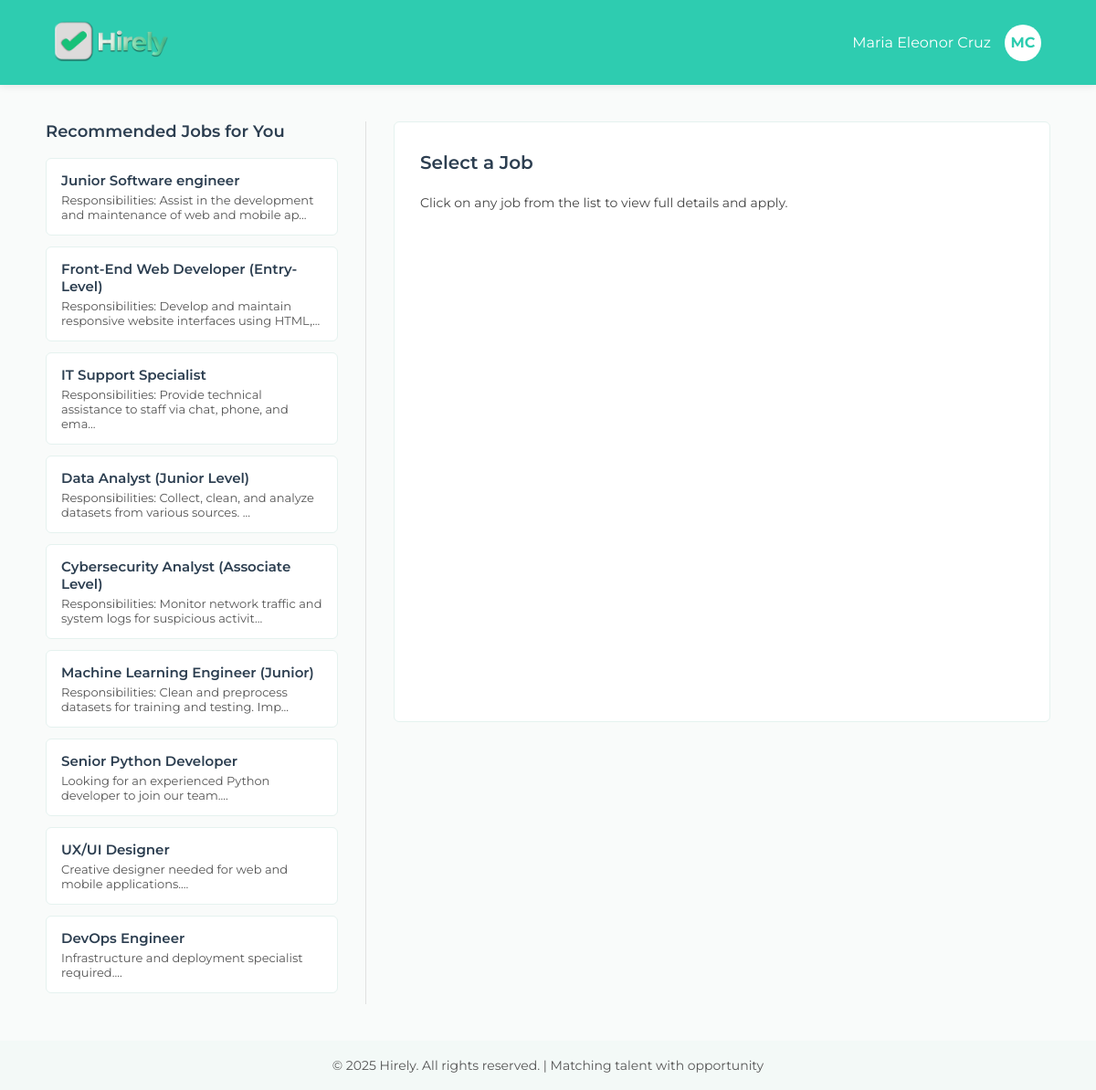
Before: /user_dashboard (signed in) with the older database file.
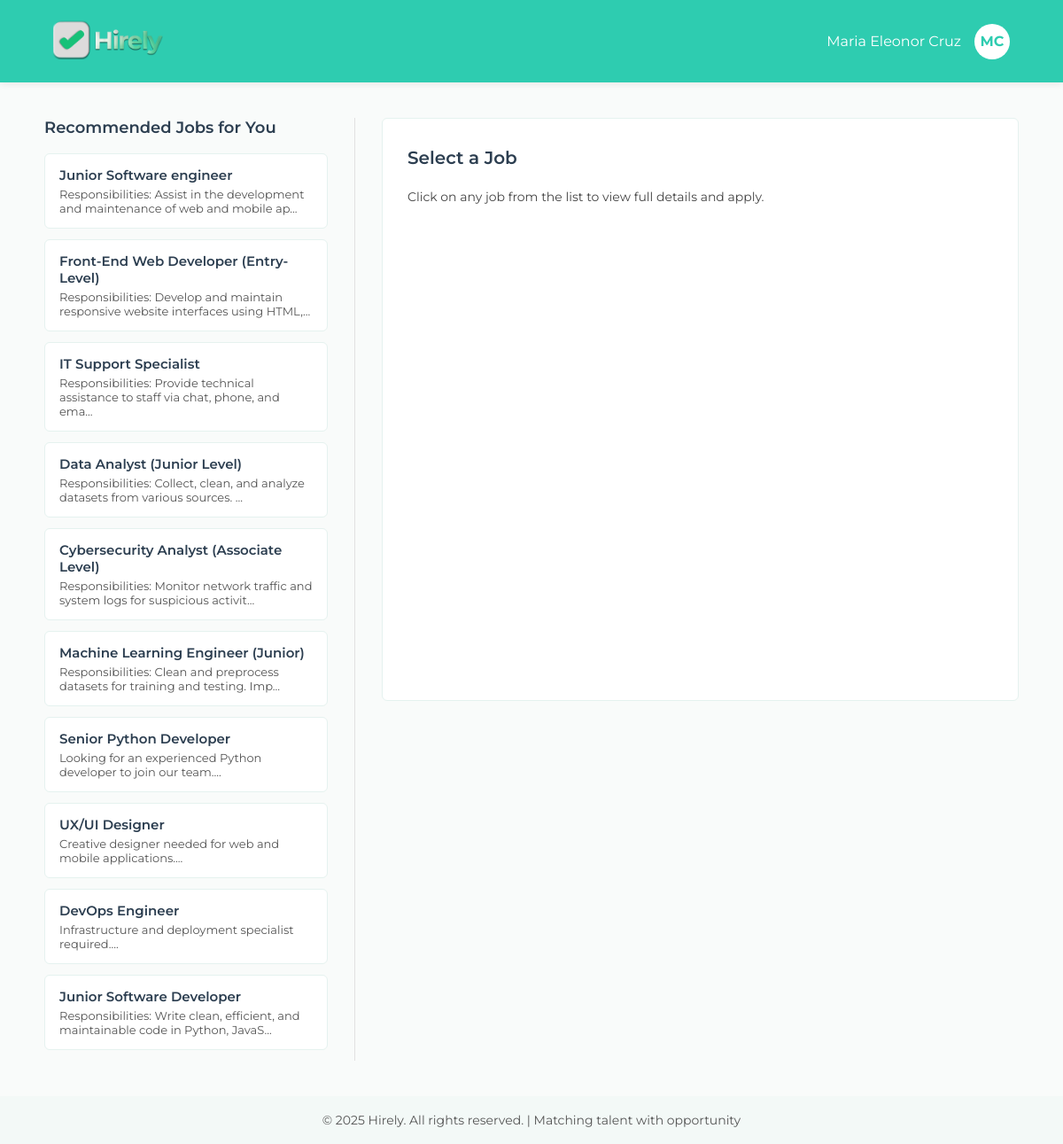
After: the same page with the newer database file.
### app/models.py (models this page shows, shortened)
class Job(db.Model):
    __tablename__ = 'jobs'
    id = db.Column(db.Integer, primary_key=True)
    role = db.Column(db.String(100), nullable=False)
    description = db.Column(db.Text, nullable=False)
    cluster_id = db.Column(db.Integer)
    is_active = db.Column(db.Boolean, default=True)
    created_at = db.Column(db.DateTime, default=datetime.utcnow)
    created_by = db.Column(db.Integer, db.ForeignKey('users.id'), nullable=False)
    applications = db.relationship('Application', backref='job', lazy=True)
    creator = db.relationship('User', backref='jobs_created', lazy=True)

### app/routes/main.py (the view)
@main_bp.route('/user_dashboard')
@secure_route
def user_dashboard():
    user_id = session.get('user_id')
    is_admin = session.get('is_admin')
    if not user_id:
        flash('Please log in to access the dashboard.', 'error')
        return redirect('/login')
    if is_admin:
        return redirect('/admin_dashboard')
    user = User.query.get(user_id)
    if not user:
        session.clear()
        flash('User account not found. Please log in again.', 'error')
        return redirect('/login')
    jobs = Job.query.filter_by(is_active=True).all()
    if user.resume and MATCHING_ENABLED and RESUME_EXTRACTION_ENABLED:
        try:
            upload_folder = current_app.config.get('UPLOAD_FOLDER', 'uploads')
            resume_path = os.path.join(upload_folder, user.resume)
            if os.path.exists(resume_path):
                resume_text = extract_resume_text(resume_path)
                if resume_text:
                    matching_service = get_matching_service(current_app.config.get('CHROMA_PATH', 'chroma_storage'))
                    job_rankings = matching_service.get_top_jobs_for_resume(
                        resume_text,
                        jobs,
                        top_n=len(jobs)
                    )
                    score_dict = {job_id: score for job_id, score in job_rankings}
                    for job in jobs:
                        job.match_score = round(score_dict.get(job.id, 0), 0)
                    jobs.sort(key=lambda x: x.match_score, reverse=True)
                    print(f"DEBUG: Calculated match scores for {len(jobs)} jobs")
                else:
                    for job in jobs:
                        job.match_score = 0
            else:
                for job in jobs:
                    job.match_score = 0
        except Exception as e:
            print(f"ERROR: Failed to calculate job matches: {e}")
            import traceback
            traceback.print_exc()
            for job in jobs:
                job.match_score = 0
    else:
        for job in jobs:
            job.match_score = 0
    applied_job_ids = []
    return render_template(
        'dashboard_user.html',
        user=user,
        jobs=jobs,
        applied_job_ids=applied_job_ids,
        applied_jobs_count=len(applied_job_ids),
        available_jobs_count=len(jobs),
        match_score=85
    )

### app/utils/security.py (called while the page is built, shortened)
def check_session_timeout():
    if 'user_id' not in session:
        return False
    last_activity = session.get('last_activity')
    if not last_activity:
        session['last_activity'] = datetime.utcnow().isoformat()
        return True

def no_cache(f):
    @functools.wraps(f)
    def decorated_function(*args, **kwargs):
        response = make_response(f(*args, **kwargs))
        response.headers['Cache-Control'] = 'no-cache, no-store, must-revalidate, private'
        response.headers['Pragma'] = 'no-cache'
        response.headers['Expires'] = '0'
        response.headers['Last-Modified'] = datetime.utcnow().strftime('%a, %d %b %Y %H:%M:%S GMT')
        response.headers['X-Content-Type-Options'] = 'nosniff'
        response.headers['X-Frame-Options'] = 'DENY'
        response.headers['X-XSS-Protection'] = '1; mode=block'
        return response
    return decorated_function

def secure_route(f):
    @functools.wraps(f)
    @no_cache
    @session_security_check
    def decorated_function(*args, **kwargs):
        return f(*args, **kwargs)
    return decorated_function

### app/templates/dashboard_user.html (shortened to what this page needs)
<!DOCTYPE html>
<html lang="en">
<head>
</head>
<body>
  <header>
    <div class="logo">
      <img src="/static/hirely_logo.png" alt="Hirely Logo">
    </div>
    <nav>
      <div class="user-info">
        <span>{{ user.first_name }} {{ user.last_name }}</span>
        <div class="dropdown" id="userDropdown">
          <div class="user-avatar" id="avatarBtn">
            {{ user.first_name[0] }}{{ user.last_name[0] }}
          </div>
        </div>
      </div>
    </nav>
  </header>
  <main>
    <div class="content-wrapper">
      <div class="jobs-list">
        <h2>Recommended Jobs for You</h2>
        {% for job in jobs %}
        <div class="job-card"
             data-id="{{ job.id }}"
             data-title="{{ job.role }}"
             data-description="{{ job.description }}"
             data-match="{{ job.match_score if job.match_score else 0 }}"
             onclick="showJobDetails(this.dataset.id, this.dataset.title, this.dataset.description, this.dataset.match)">
          <div style="display: flex; justify-content: space-between; align-items: center; margin-bottom: 4px;">
            <h3 style="margin: 0;">{{ job.role }}</h3>
          </div>
          <p>{{ job.description[:80] }}...</p>
        </div>
        {% endfor %}
      </div>
      <div class="job-details" id="jobDetails">
        <h2>Select a Job</h2>
        <p>Click on any job from the list to view full details and apply.</p>
      </div>
    </div>
  </main>
  <footer>
    &copy; 2025 Hirely. All rights reserved. | Matching talent with opportunity
  </footer>
</body>
</html>

Changed rows visible on the page:
added Job: role "Junior Software Developer", description "Responsibilities: Write clean, efficient, and maintainable code in Python, JavaS"
